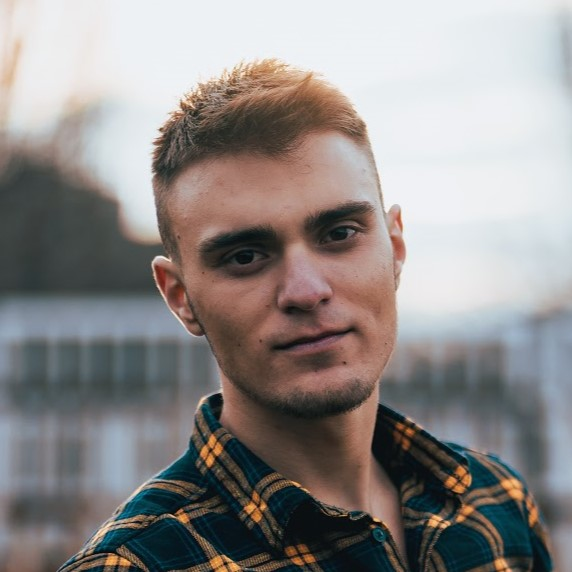
#> input picture data/profile-pic.jpg, 572 x 572 px, found by its file name
$ python filters.py
#> lines starting #> are read from the running program, lines starting #| are printed output that depends on the picture; after the words box and inside, x2 and y2 are one past the last pixel; in counts of white or black regions, pixels touching at a corner belong together
import sys
import cv2 as cv
import numpy as np

#  Global Variables
DELAY_CAPTION = 1500
DELAY_BLUR = 100
MAX_KERNEL_LENGTH = 31
src = None
dst = None
window_name = "Smoothing Demo"


def main(argv):
    cv.namedWindow(window_name, cv.WINDOW_AUTOSIZE)
    # Load the source image
    imageName = argv[0] if len(argv) > 0 else "data/profile-pic.jpg"
    global src
    src = cv.imread(cv.samples.findFile(imageName))
#> src is the input picture: shape (572, 572, 3); mean B, G, R 137.1, 138.5, 143
    if src is None:
        print("Error opening image")
        print("Usage: smoothing.py [image_name -- default ./data/profile-pic.jpg] \n")
        return -1
    if display_caption("Original Image") != 0:
        return 0
    global dst
    dst = np.copy(src)
    if display_dst(DELAY_CAPTION) != 0:
        return 0
    # Applying Homogeneous blur
    if display_caption("Homogeneous Blur") != 0:
        return 0

    for i in range(1, MAX_KERNEL_LENGTH, 2):
        dst = cv.blur(src, (i, i))
        if display_dst(DELAY_BLUR) != 0:
            return 0

    # Applying Gaussian blur
    if display_caption("Gaussian Blur") != 0:
        return 0

    for i in range(1, MAX_KERNEL_LENGTH, 2):
        dst = cv.GaussianBlur(src, (i, i), 0)
        if display_dst(DELAY_BLUR) != 0:
            return 0

    # Applying Median blur
    if display_caption("Median Blur") != 0:
        return 0

    for i in range(1, MAX_KERNEL_LENGTH, 2):
        dst = cv.medianBlur(src, i)
        if display_dst(DELAY_BLUR) != 0:
            return 0

    # Applying Bilateral Filter
    if display_caption("Bilateral Blur") != 0:
        return 0

    for i in range(1, MAX_KERNEL_LENGTH, 2):
        dst = cv.bilateralFilter(src, i, i * 2, i / 2)
        if display_dst(DELAY_BLUR) != 0:
            return 0

    #  Done
    display_caption("Done!")
    return 0


def display_caption(caption):
#> called with caption = 'Original Image'
    global dst
    dst = np.zeros(src.shape, src.dtype)
    rows, cols, _ch = src.shape
#> rows = 572; cols = 572
    cv.putText(
        dst,
        caption,
        (int(cols / 4), int(rows / 2)),
        cv.FONT_HERSHEY_COMPLEX,
        1,
        (255, 255, 255),
    )
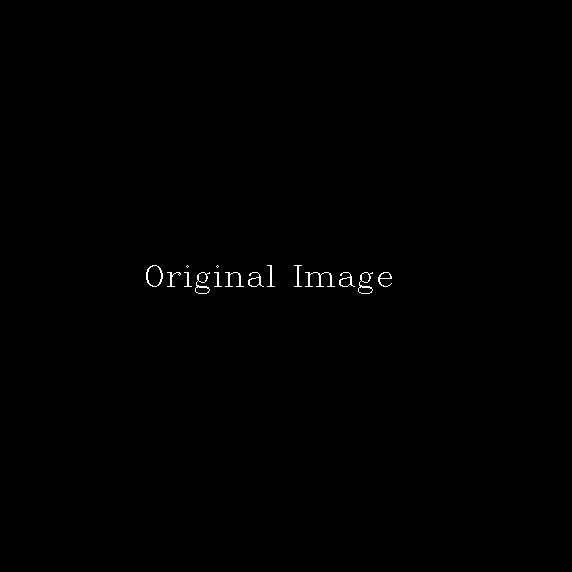
#> dst: shape (572, 572, 3); 0.28% white in thin lines or dots, all inside (x1, y1, x2, y2) = (146, 265, 392, 294)
    return display_dst(DELAY_CAPTION)


def display_dst(delay):
#> called with delay = 1500
    cv.imshow(window_name, dst)
    c = cv.waitKey(delay)
#> (key Esc is pressed here)
    if c >= 0:
        return -1
    return 0


if __name__ == "__main__":
    main(sys.argv[1:])
